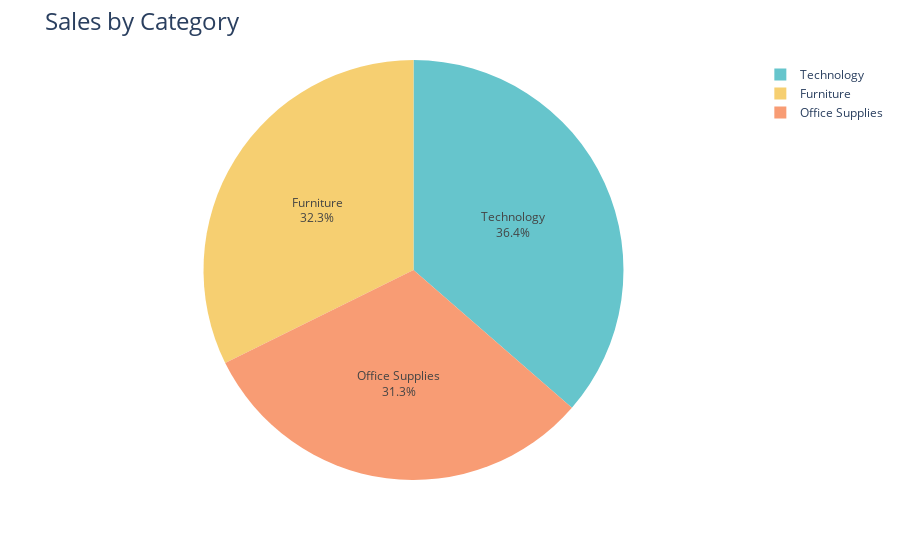

The cell this chart's notebook holds for it:
### Code cell
fig = px.pie(sales_by_category,
              values ='Sales',
              names = 'Category',
              color_discrete_sequence = px.colors.qualitative.Pastel)
fig.update_traces(textposition = 'inside', textinfo = 'percent + label')
fig.update_layout(title_text='Sales by Category', title_font = dict(size=24))

fig.show()

### Figure 1 — Plotly figure (JSON) as saved in the notebook; plotly's stock layout.template omitted (floating-point values rounded to 4 significant figures)
{"data": [{"domain": {"x": [0, 1], "y": [0, 1]}, "hovertemplate": "Category=%{label}<br>Sales=%{value}<extra></extra>", "labels": ["Furniture", "Office Supplies", "Technology"], "legendgroup": "", "name": "", "showlegend": true, "textinfo": "percent+label", "textposition": "inside", "type": "pie", "values": [742000.0, 719000.0, 836200.0]}], "layout": {"autosize": true, "legend": {"tracegroupgap": 0}, "margin": {"t": 60}, "piecolorway": ["rgb(102, 197, 204)", "rgb(246, 207, 113)", "rgb(248, 156, 116)", "rgb(220, 176, 242)", "rgb(135, 197, 95)", "rgb(158, 185, 243)", "rgb(254, 136, 177)", "rgb(201, 219, 116)", "rgb(139, 224, 164)", "rgb(180, 151, 231)", "rgb(179, 179, 179)"], "title": {"font": {"size": 24}, "text": "Sales by Category"}}}
